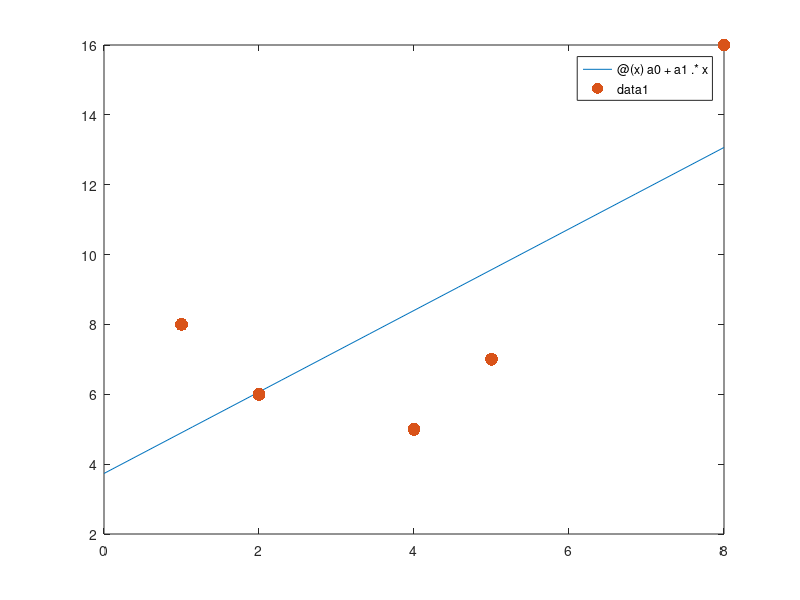
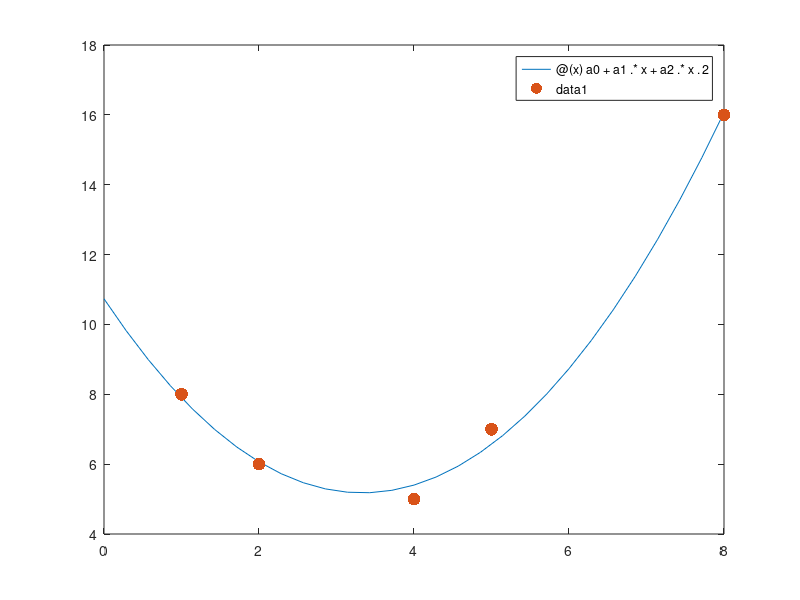
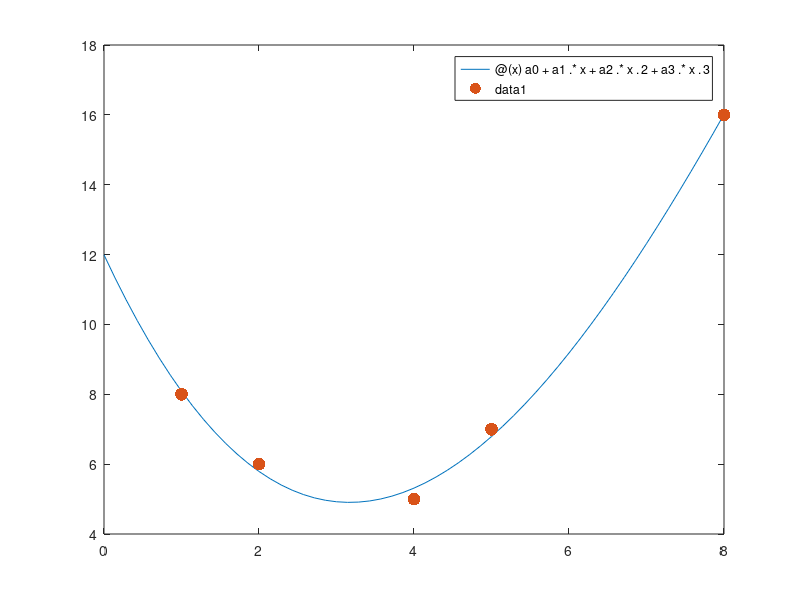
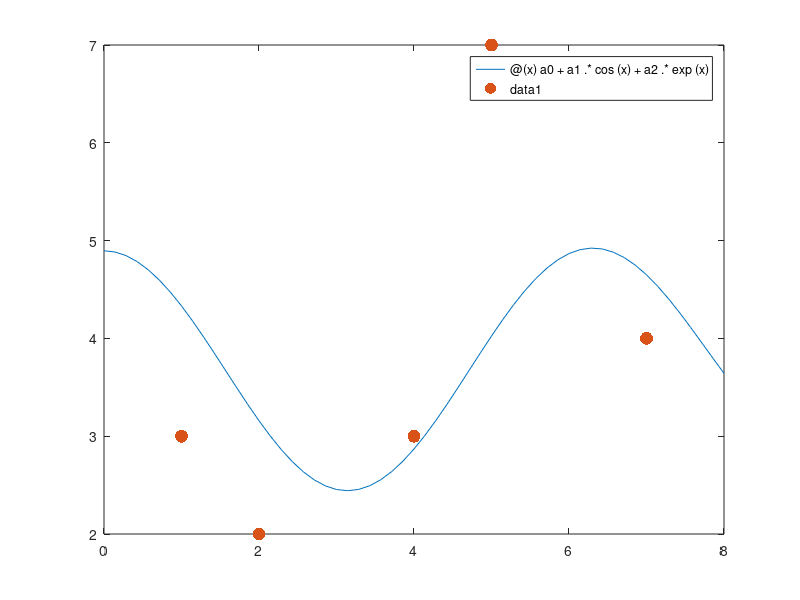

Here is the MATLAB script that generated these plots, in order:
%%MATLAB EXPLORATION 12
%Rhea Jaxon

%% Part 1: first data set  
% data is given by an mx2 matrix with x-values in column 1 
% and y-values in column 2
data1=[ 1 8 ; 2 6 ; 4 5 ; 5 7 ; 8 16 ];
% extracts the x-values in column 1
x=data1(:,1);
% extracts the y-values in column 2
y=data1(:,2);


%% first model: linear y=a0+a1*x
% constructs the design matrix which is the coefficient matrix of the system
% Ax=b obtained from plugging in data points into the model
A=[1 x(1) ; 
   1 x(2) ; 
   1 x(3) ; 
   1 x(4) ; 
   1 x(5) ]
% b vector is just the y-values
b=y;
% gets xhat least squares solution using fact that A has linearly
% independent columns so A^T*A is invertible - note A' is MATLAB transpose
xhat=inv(A'*A)*A'*b;
% extracts alpha and beta values from the xhat vector
a0=xhat(1);
a1=xhat(2);
% defines the function for plotting
% WARNING: you must use .* for 'times' and .^ for 'exponent' or else 
% MATLAB will give an error code
f1=@(x) a0+a1.*x;
% compute the least squares error ||A*xhat-b||
errorLine=sqrt((A*xhat-b)'*(A*xhat-b))
% draws figure
figure(1)
fplot(f1,[0 8])
hold on
plot(x,y,'.','markersize',28)
hold off


%% second model: full quadratic y=a0+a1*x+a2*x^2
% [STUDENT FILL IN:] student should construct the design matrix which 
% is the coefficient matrix of the system Ax=b obtained from plugging 
% in data points into the model y=a0+a1*x+a2*x^2
A=[ 1 x(1) x(1)^2;
    1 x(2) x(2)^2;
    1 x(3) x(3)^2;
    1 x(4) x(4)^2;
    1 x(5) x(5)^2]
% copy-pasted/modified code from part 1
b=y;
xhat=inv(A'*A)*A'*b;
a0=xhat(1);
a1=xhat(2);
a2=xhat(3);
% defines the function for plotting
% WARNING: you must use .* for 'times' and .^ for 'exponent' or else 
% MATLAB will give an error code
f2=@(x) a0+a1.*x+a2.*x.^2;
% least squares error ||A*xhat-b||
errorQuad=sqrt((A*xhat-b)'*(A*xhat-b))
% draws figure
figure(2)
fplot(f2,[0 8])
hold on
plot(x,y,'.','markersize',28)
hold off

%% third model: [STUDENT FILL IN:] cubic y=a0+a1*x+a2*x^2+a3*x^3
% [STUDENT FILL IN:] student shout construct the design matrix which 
% is the coefficient matrix of the system Ax=b obtained from plugging 
% in data points into the model
A=[1 x(1) x(1)^2 x(1)^3;
   1 x(2) x(2)^2 x(2)^3;
   1 x(3) x(3)^2 x(3)^3;
   1 x(4) x(4)^2 x(4)^3;
   1 x(5) x(5)^2 x(5)^3]
b=y;
xhat=inv(A'*A)*A'*b;
% [STUDENT FILL IN:] you may need to add/delete variables depending on how
% many terms your model has, e.g. three terms needs up to a2=xhat(3)
a0=xhat(1);
a1=xhat(2);
a2=xhat(3);
a3=xhat(4);
% [STUDENT FILL IN:] define the function for plotting
% WARNING: you must use .* for 'times' and .^ for 'exponent' or else 
% MATLAB will give an error code
f3=@(x) a0+a1.*x+a2.*x.^2+a3.*x.^3;
% least squares error is ||A*xhat-b||
errorStudentModelforData1=sqrt((A*xhat-b)'*(A*xhat-b))
% draws figure
figure(3)
fplot(f3,[0 8])
hold on
plot(x,y,'.','markersize',28)
hold off

%% answer questions: [STUDENT FILL IN:] answer questions as comments
% Q1: which model has the best error (smallest error value)?
% Ans1: Quadratic
% Q2: what does the value of the error ||A*hat-b|| represent geometrically?
% Ans2: The standard deviation from the actual data points on the graph.

%% Part 2: student created data set must have at least 6 data points
% [STUDENT FILL IN:] create a data2 matrix where the data is 
% given by an mx2 matrix with m>5 (at least 6 data points)
% with x-values in column 1 
% and y-values in column 2
data2=[2 2; 5 7; 4 3; 1 3; 7 4; 9 3];
% extracts the x-values in column 1
x=data2(:,1);
% extracts the y-values in column 2
y=data2(:,2);

%% fourth model: [STUDENT FILL IN:]  cosine + exponential y = a0+a1*cos(x)+a2*exp(x)
% [STUDENT FILL IN:] student should construct the design matrix which 
% is the coefficient matrix of the system Ax=b obtained from plugging 
% in data points into the model
A=[1 cos(x(1)) exp(x(1));
   1 cos(x(2)) exp(x(2));
   1 cos(x(3)) exp(x(3));
   1 cos(x(4)) exp(x(4));
   1 cos(x(5)) exp(x(5));
   1 cos(x(6)) exp(x(6))]
b=y;
xhat=inv(A'*A)*A'*b;
% [STUDENT FILL IN:] you may need to add/delete variables depending on how
% many terms your model has
a0=xhat(1);
a1=xhat(2);
a2=xhat(3);
% [STUDENT FILL IN:] define the function for plotting
% WARNING: you must use .* for 'times' and .^ for 'exponent' or else 
% MATLAB will give an error code
f4=@(x) a0+a1.*cos(x)+a2.*exp(x);
% least squares error is ||A*xhat-b||
errorStudentModelforData2=sqrt((A*xhat-b)'*(A*xhat-b))
% draws figure
% [STUDENT FILL IN:] You may need to modify the range of the fplot second
% argument [0 8] if your x-values go outside the range 0 <= x <= 8
figure(4)
fplot(f4,[0 8])
hold on
plot(x,y,'.','markersize',28)
hold off